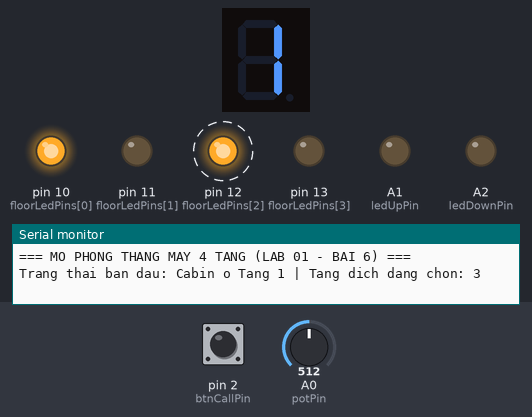
Simulated run of this sketch. Board: Arduino Uno, built with avr-gcc and run on an emulated ATmega328P. On the bench: 1-digit seven-segment display, output pins drawn as LEDs (lit = HIGH), the last lines printed to the serial monitor. Wiring (inferred from the names in the program): 1-digit 7-segment display, segments lit when HIGH: segments pin 3, pin 4, pin 5, pin 6, pin 7, pin 8, pin 9. Dashed ring = blinking. The test bench sets the inputs (shaded band); at power-on: pin 2 (btnCallPin) HIGH, A0 (potPin) = 512. The segment pins are drawn as the display they are named for; pins used as bus, display or sensor lines are not drawn.

Above: at 0.89 s.
1.3 s: pin 2 (btnCallPin) pulled LOW for 0.15 s
At 3.8 s:
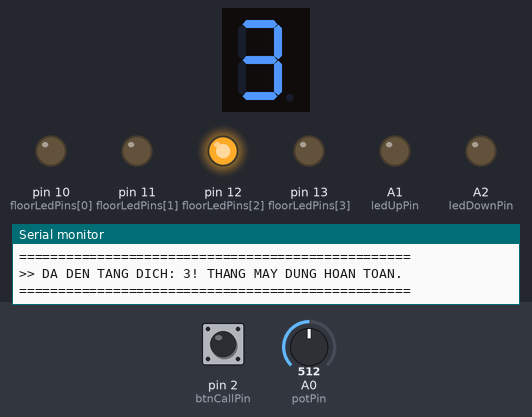
4.4 s: A0 (potPin) set to 494
At 4.78 s:
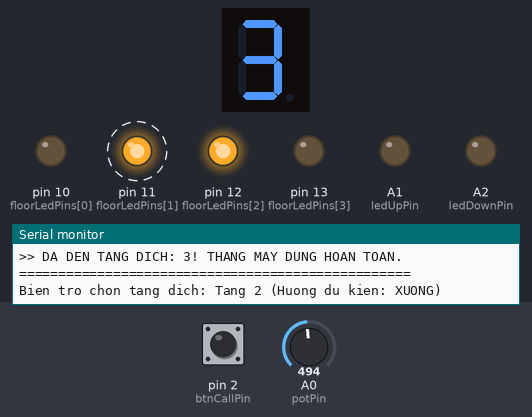
7.4 s: A0 (potPin) set to 778
At 7.82 s:
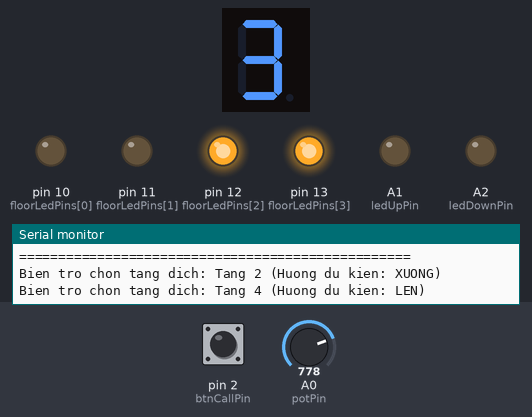
10.2 s: pin 2 (btnCallPin) pulled LOW for 1 s
At 12.4 s:
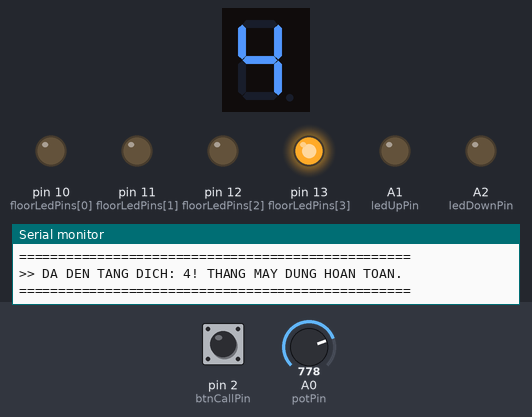
12.7 s: A0 (potPin) set to 754
At 13.19 s:
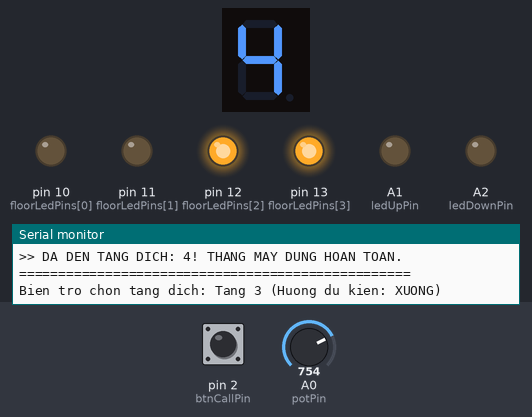
15.3 s: pin 2 (btnCallPin) pulled LOW for 0.15 s
At 16.1 s:
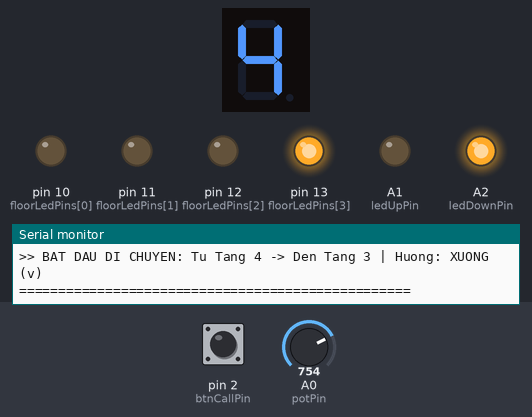
Timing chart, 0 to 18.3 s (numbered marks = the images above; inputs shaded):
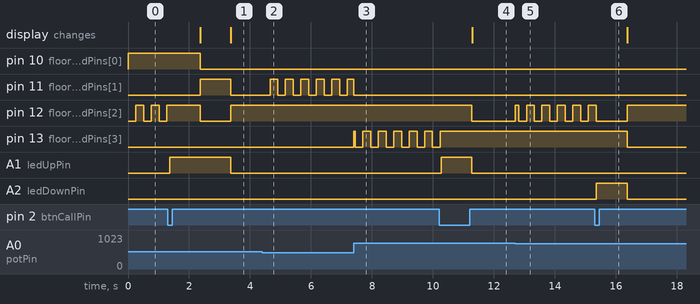

The sketch:

Bai6.ino
```cpp
/*
 * LAB 01 - BAI 6: MO PHONG THANG MAY 4 TANG
 * Mon hoc: Cong nghe Internet of Things Hien dai (NT532)
 *
 * Thiet bi su dung:
 * - 1 LED 7 doan (hien thi tang hien tai cua cabin: 1, 2, 3, 4)
 * - 4 den LED bao tang (Tang 1 den Tang 4)
 * - 2 den LED chi huong (1 LED Huong Len, 1 LED Huong Xuong)
 * - 1 bien tro (phan chia 4 khoang gia tri de chon tang dich)
 * - 1 nut bam (goi thang may)
 *
 * Phan bo chan (tong cong 14 chan digital + 1 chan analog):
 * - Bien tro: A0
 * - Nut bam goi thang: D2 (INPUT_PULLUP)
 * - LED 7 doan (a,b,c,d,e,f,g): D3, D4, D5, D6, D7, D8, D9
 * - 4 LED bao tang: D10 (T1), D11 (T2), D12 (T3), D13 (T4)
 * - 2 LED chi huong: A1 (Len), A2 (Xuong)
 * - D0, D1: Giu nguyen cho giao tiep Serial 115200 baud
 *
 * Quy tac hoat dong:
 * - Khi dung yen:
 *   + LED 7 doan sang so tang hien tai.
 *   + Den bao tang hien tai sang lien tuc.
 *   + Nguoi dung xoay bien tro de chon tang dich (1-4).
 *     Den bao tang dich duoc chon se nhap nhay (neu khac tang hien tai).
 * - Khi bam nut goi thang:
 *   + Neu tang dich trung voi tang hien tai: giu nguyen trang thai.
 *   + Neu khac: Thang may bat dau di chuyen, den chi huong tuong ung sang len.
 *   + Trong luc di chuyen: Bo qua moi thao tac xoay bien tro va bam nut.
 *   + Moi tang di qua mat 1 giay, LED 7 doan va LED bao tang cap nhat theo hanh trinh.
 *   + Khi den noi: Tat den huong, den bao tang den noi sang lien tuc.
 *   + Toan bo hanh trinh duoc in ra Serial Monitor.
 */

// Cau hinh loai LED 7 doan:
// false: Common Cathode (Cuc am chung - muc HIGH la sang)
// true:  Common Anode   (Cuc duong chung - muc LOW la sang)
const bool IS_COMMON_ANODE = false;

// Chan bien tro va nut bam
const int potPin     = A0;
const int btnCallPin = 2;

// Cac chan cho LED 7 doan (a, b, c, d, e, f, g)
const int segPins[7] = {3, 4, 5, 6, 7, 8, 9};

// 4 LED bao tang (Tang 1 -> D10, Tang 2 -> D11, Tang 3 -> D12, Tang 4 -> D13)
const int floorLedPins[4] = {10, 11, 12, 13};

// 2 LED chi huong di chuyen (dung chan Analog lam chan Digital Output)
const int ledUpPin   = A1; // LED chi huong LEN
const int ledDownPin = A2; // LED chi huong XUONG

// Bang ma 7 doan cho cac so 0-9 (a, b, c, d, e, f, g)
const byte digitPatterns[10][7] = {
  {1, 1, 1, 1, 1, 1, 0}, // 0
  {0, 1, 1, 0, 0, 0, 0}, // 1
  {1, 1, 0, 1, 1, 0, 1}, // 2
  {1, 1, 1, 1, 0, 0, 1}, // 3
  {0, 1, 1, 0, 0, 1, 1}, // 4
  {1, 0, 1, 1, 0, 1, 1}, // 5
  {1, 0, 1, 1, 1, 1, 1}, // 6
  {1, 1, 1, 0, 0, 0, 0}, // 7
  {1, 1, 1, 1, 1, 1, 1}, // 8
  {1, 1, 1, 1, 0, 1, 1}  // 9
};

const byte blankPattern[7] = {0, 0, 0, 0, 0, 0, 0};

// Bien trang thai thang may
int currentFloor = 1;      // Tang hien tai cua cabin (1..4)
int targetFloor = 1;       // Tang dich duoc chon qua bien tro (1..4)
int lastLoggedTarget = -1; // Theo doi de in Serial khi chon tang khac
bool isMoving = false;     // Co trang thai thang may dang di chuyen

// Bien nhap nhay LED tang dich khi o trang thai cho
unsigned long lastBlinkTime = 0;
bool blinkState = false;
const unsigned long BLINK_INTERVAL = 250; // Chu ky nhap nhay 250ms

// Chong rung nut bam
int lastBtnReading = HIGH;
int btnState = HIGH;
unsigned long lastDebounceTime = 0;
const unsigned long debounceDelay = 50;

// Ham hien thi so len LED 7 doan
void displayDigit(int num) {
  if (num >= 0 && num <= 9) {
    for (int i = 0; i < 7; i++) {
      int level = digitPatterns[num][i];
      if (IS_COMMON_ANODE) {
        level = !level;
      }
      digitalWrite(segPins[i], level);
    }
  }
}

// Chuyen doi gia tri bien tro (0..1023) thanh tang (1..4)
int readTargetFloorFromPot() {
  int raw = analogRead(potPin);
  if (raw < 256)       return 1;
  else if (raw < 512)  return 2;
  else if (raw < 768)  return 3;
  else                 return 4;
}

// Cap nhat trang thai cac LED bao tang khi thang may dung yen
void updateIdleFloorLEDs() {
  for (int i = 0; i < 4; i++) {
    int floorNum = i + 1;
    if (floorNum == currentFloor) {
      // Tang hien tai luon sang lien tuc
      digitalWrite(floorLedPins[i], HIGH);
    } else if (floorNum == targetFloor) {
      // Tang dich dang duoc chon se nhap nhay
      digitalWrite(floorLedPins[i], blinkState ? HIGH : LOW);
    } else {
      digitalWrite(floorLedPins[i], LOW);
    }
  }
}

// Thuc hien hanh trinh di chuyen cua thang may ve tang dich
void moveElevatorToTarget() {
  isMoving = true;
  int startFloor = currentFloor;
  int direction = (targetFloor > currentFloor) ? 1 : -1;

  Serial.println("==================================================");
  Serial.print(">> BAT DAU DI CHUYEN: Tu Tang ");
  Serial.print(startFloor);
  Serial.print(" -> Den Tang ");
  Serial.print(targetFloor);
  Serial.print(" | Huong: ");
  if (direction == 1) {
    Serial.println("LEN (^)");
    digitalWrite(ledUpPin, HIGH);
    digitalWrite(ledDownPin, LOW);
  } else {
    Serial.println("XUONG (v)");
    digitalWrite(ledUpPin, LOW);
    digitalWrite(ledDownPin, HIGH);
  }
  Serial.println("==================================================");

  // Di chuyen tung tang mot, moi tang mat 1000ms
  while (currentFloor != targetFloor) {
    delay(1000); // 1 giay cho moi tang di qua
    currentFloor += direction;

    // Cap nhat LED 7 doan
    displayDigit(currentFloor);

    // Cap nhat 4 LED bao tang: chi tang hien tai sang
    for (int i = 0; i < 4; i++) {
      digitalWrite(floorLedPins[i], (i + 1 == currentFloor) ? HIGH : LOW);
    }

    Serial.print("--> Cabin dang o Tang ");
    Serial.println(currentFloor);
  }

  // Da den tang dich
  digitalWrite(ledUpPin, LOW);
  digitalWrite(ledDownPin, LOW);

  Serial.println("==================================================");
  Serial.print(">> DA DEN TANG DICH: ");
  Serial.print(currentFloor);
  Serial.println("! THANG MAY DUNG HOAN TOAN.");
  Serial.println("==================================================");

  isMoving = false;
  lastLoggedTarget = currentFloor;
}

void setup() {
  Serial.begin(115200);
  Serial.println("=== MO PHONG THANG MAY 4 TANG (LAB 01 - BAI 6) ===");

  // Khoi tao cac chan LED 7 doan
  for (int i = 0; i < 7; i++) {
    pinMode(segPins[i], OUTPUT);
  }

  // Khoi tao 4 chan LED bao tang
  for (int i = 0; i < 4; i++) {
    pinMode(floorLedPins[i], OUTPUT);
    digitalWrite(floorLedPins[i], LOW);
  }

  // Khoi tao 2 chan LED chi huong
  pinMode(ledUpPin, OUTPUT);
  pinMode(ledDownPin, OUTPUT);
  digitalWrite(ledUpPin, LOW);
  digitalWrite(ledDownPin, LOW);

  // Khoi tao nut bam
  pinMode(btnCallPin, INPUT_PULLUP);

  // Khoi tao trang thai ban dau
  currentFloor = 1;
  displayDigit(currentFloor);
  digitalWrite(floorLedPins[0], HIGH);

  targetFloor = readTargetFloorFromPot();
  lastLoggedTarget = targetFloor;

  Serial.print("Trang thai ban dau: Cabin o Tang ");
  Serial.print(currentFloor);
  Serial.print(" | Tang dich dang chon: ");
  Serial.println(targetFloor);
}

void loop() {
  // Khi thang may dang di chuyen, toan bo nut bam va bien tro deu bi bo qua
  if (isMoving) return;

  unsigned long now = millis();

  // 1. Doc bien tro de xac dinh tang dich
  targetFloor = readTargetFloorFromPot();
  if (targetFloor != lastLoggedTarget) {
    lastLoggedTarget = targetFloor;
    Serial.print("Bien tro chon tang dich: Tang ");
    Serial.print(targetFloor);
    if (targetFloor == currentFloor) {
      Serial.println(" (Trung tang hien tai)");
    } else {
      Serial.print(" (Huong du kien: ");
      Serial.print(targetFloor > currentFloor ? "LEN" : "XUONG");
      Serial.println(")");
    }
  }

  // 2. Tao hieu ung nhap nhay cho den LED bao tang dich neu khac tang hien tai
  if (now - lastBlinkTime >= BLINK_INTERVAL) {
    lastBlinkTime = now;
    blinkState = !blinkState;
  }
  updateIdleFloorLEDs();

  // 3. Doc nut bam goi thang may co chong rung
  int reading = digitalRead(btnCallPin);
  if (reading != lastBtnReading) {
    lastDebounceTime = now;
  }

  if ((now - lastDebounceTime) > debounceDelay) {
    if (reading != btnState) {
      btnState = reading;
      if (btnState == LOW) {
        // Nguoi dung da bam nut goi thang may
        Serial.print(">> BAM NUT GOI THANG! Cabin: Tang ");
        Serial.print(currentFloor);
        Serial.print(" -> Dich: Tang ");
        Serial.println(targetFloor);

        if (targetFloor == currentFloor) {
          Serial.println(">> Thang may da o dung tang dich. Khong can di chuyen!");
        } else {
          moveElevatorToTarget();
        }
      }
    }
  }
  lastBtnReading = reading;

  delay(10);
}
```

Measured:
- the behaviour switches between 512 and 511 on A0 (potPin) (found by bisection; images 1 and 2)
- the behaviour switches between 768 and 767 on A0 (potPin) (found by bisection; images 4 and 5)
- after the input at 1.3 s, pin 10 (floorLedPins[0]): HIGH → LOW after 1.1 s; pin 11 (floorLedPins[1]): LOW → HIGH after 1.1 s, → LOW 1.0 s later; A1 (ledUpPin): LOW → HIGH after 0.06 s, → LOW 2.0 s later; the display: first changes after 1.1 s (image 1 shows a later state)
- after the input at 4.4 s, pin 11 (floorLedPins[1]): alternates HIGH for 0.25 s and LOW for 0.25 s, starting after 0.26 s
- after the input at 7.4 s, pin 13 (floorLedPins[3]): LOW → HIGH at once, then repeats every 0.51 s: LOW 0.25 s, HIGH 0.25 s
- after the input at 10.2 s, pin 12 (floorLedPins[2]): HIGH → LOW after 1.1 s; pin 13 (floorLedPins[3]): goes on until 10.2 s, then stays HIGH; A1 (ledUpPin): LOW → HIGH after 0.07 s, → LOW 1.0 s later; the display: changes after 1.1 s (image 4)
- after the input at 12.7 s, pin 12 (floorLedPins[2]): LOW → HIGH at once, then repeats every 0.51 s: LOW 0.25 s, HIGH 0.25 s
- after the input at 15.3 s, pin 13 (floorLedPins[3]): HIGH → LOW after 1.1 s; A2 (ledDownPin): LOW → HIGH after 0.06 s, → LOW 1.0 s later
